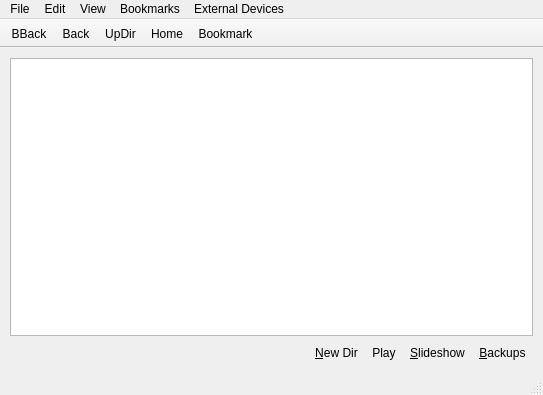
<?xml version="1.0" encoding="UTF-8"?>
<ui version="4.0">
 <class>MainUI</class>
 <widget class="QMainWindow" name="MainUI">
  <property name="geometry">
   <rect>
    <x>0</x>
    <y>0</y>
    <width>543</width>
    <height>395</height>
   </rect>
  </property>
  <property name="windowTitle">
   <string>Insight</string>
  </property>
  <widget class="QWidget" name="centralwidget">
   <layout class="QHBoxLayout" name="horizontalLayout_2">
    <property name="margin">
     <number>1</number>
    </property>
    <item>
     <widget class="QStackedWidget" name="stackedWidget">
      <property name="currentIndex">
       <number>0</number>
      </property>
      <widget class="QWidget" name="page_browser">
       <layout class="QGridLayout" name="gridLayout">
        <item row="0" column="0">
         <layout class="QVBoxLayout" name="verticalLayout_browser">
          <item>
           <widget class="QTreeView" name="tree_dir_view">
            <property name="selectionMode">
             <enum>QAbstractItemView::ExtendedSelection</enum>
            </property>
           </widget>
          </item>
          <item>
           <layout class="QHBoxLayout" name="horizontalLayout_4">
            <property name="spacing">
             <number>0</number>
            </property>
            <item>
             <widget class="QLabel" name="label_dir_stats">
              <property name="sizePolicy">
               <sizepolicy hsizetype="Preferred" vsizetype="Preferred">
                <horstretch>0</horstretch>
                <verstretch>0</verstretch>
               </sizepolicy>
              </property>
              <property name="font">
               <font>
                <weight>75</weight>
                <bold>true</bold>
               </font>
              </property>
              <property name="text">
               <string notr="true"/>
              </property>
             </widget>
            </item>
            <item>
             <widget class="QToolButton" name="tool_addToDir">
              <property name="text">
               <string notr="true">&amp;New Dir</string>
              </property>
              <property name="shortcut">
               <string>Ctrl+N</string>
              </property>
              <property name="popupMode">
               <enum>QToolButton::InstantPopup</enum>
              </property>
              <property name="toolButtonStyle">
               <enum>Qt::ToolButtonTextBesideIcon</enum>
              </property>
              <property name="autoRaise">
               <bool>true</bool>
              </property>
             </widget>
            </item>
            <item>
             <widget class="QToolButton" name="tool_goToPlayer">
              <property name="toolTip">
               <string>Open Multimedia Player</string>
              </property>
              <property name="text">
               <string>Play</string>
              </property>
              <property name="toolButtonStyle">
               <enum>Qt::ToolButtonTextBesideIcon</enum>
              </property>
              <property name="autoRaise">
               <bool>true</bool>
              </property>
             </widget>
            </item>
            <item>
             <widget class="QToolButton" name="tool_goToImages">
              <property name="toolTip">
               <string>View Slideshow</string>
              </property>
              <property name="text">
               <string>&amp;Slideshow</string>
              </property>
              <property name="shortcut">
               <string>Ctrl+S</string>
              </property>
              <property name="toolButtonStyle">
               <enum>Qt::ToolButtonTextBesideIcon</enum>
              </property>
              <property name="autoRaise">
               <bool>true</bool>
              </property>
             </widget>
            </item>
            <item>
             <widget class="QToolButton" name="tool_goToRestore">
              <property name="toolTip">
               <string>Restore File(s)</string>
              </property>
              <property name="text">
               <string>&amp;Backups</string>
              </property>
              <property name="shortcut">
               <string>Ctrl+B</string>
              </property>
              <property name="toolButtonStyle">
               <enum>Qt::ToolButtonTextBesideIcon</enum>
              </property>
              <property name="autoRaise">
               <bool>true</bool>
              </property>
             </widget>
            </item>
           </layout>
          </item>
         </layout>
        </item>
       </layout>
      </widget>
      <widget class="QWidget" name="page_audioPlayer">
       <layout class="QHBoxLayout" name="horizontalLayout">
        <item>
         <layout class="QVBoxLayout" name="verticalLayout_4">
          <item>
           <widget class="QLabel" name="label_2">
            <property name="font">
             <font>
              <weight>75</weight>
              <bold>true</bold>
             </font>
            </property>
            <property name="text">
             <string>Playlist</string>
            </property>
           </widget>
          </item>
          <item>
           <widget class="QListWidget" name="listWidget"/>
          </item>
          <item>
           <widget class="QCheckBox" name="checkBox">
            <property name="text">
             <string>Go to Next</string>
            </property>
           </widget>
          </item>
         </layout>
        </item>
        <item>
         <layout class="QVBoxLayout" name="verticalLayout_3">
          <item>
           <widget class="QLabel" name="label">
            <property name="text">
             <string>TextLabel</string>
            </property>
           </widget>
          </item>
          <item>
           <layout class="QHBoxLayout" name="horizontalLayout_6">
            <item>
             <widget class="QToolButton" name="toolButton_2">
              <property name="text">
               <string>...</string>
              </property>
             </widget>
            </item>
            <item>
             <widget class="QToolButton" name="toolButton">
              <property name="text">
               <string>...</string>
              </property>
             </widget>
            </item>
           </layout>
          </item>
         </layout>
        </item>
       </layout>
      </widget>
      <widget class="QWidget" name="page_image_view">
       <layout class="QVBoxLayout" name="verticalLayout">
        <item>
         <widget class="QLabel" name="label_image">
          <property name="sizePolicy">
           <sizepolicy hsizetype="Expanding" vsizetype="Expanding">
            <horstretch>0</horstretch>
            <verstretch>0</verstretch>
           </sizepolicy>
          </property>
          <property name="styleSheet">
           <string notr="true">QLabel{ background: grey; }</string>
          </property>
          <property name="frameShape">
           <enum>QFrame::StyledPanel</enum>
          </property>
          <property name="frameShadow">
           <enum>QFrame::Raised</enum>
          </property>
          <property name="text">
           <string notr="true"/>
          </property>
          <property name="scaledContents">
           <bool>false</bool>
          </property>
          <property name="alignment">
           <set>Qt::AlignCenter</set>
          </property>
         </widget>
        </item>
        <item>
         <layout class="QHBoxLayout" name="horizontalLayout_3">
          <item>
           <spacer name="horizontalSpacer">
            <property name="orientation">
             <enum>Qt::Horizontal</enum>
            </property>
            <property name="sizeHint" stdset="0">
             <size>
              <width>40</width>
              <height>20</height>
             </size>
            </property>
           </spacer>
          </item>
          <item>
           <widget class="QToolButton" name="tool_image_goBegin">
            <property name="focusPolicy">
             <enum>Qt::NoFocus</enum>
            </property>
            <property name="toolTip">
             <string>Go to Beginning</string>
            </property>
            <property name="text">
             <string>...</string>
            </property>
            <property name="shortcut">
             <string>Shift+Left</string>
            </property>
           </widget>
          </item>
          <item>
           <widget class="QToolButton" name="tool_image_goPrev">
            <property name="focusPolicy">
             <enum>Qt::NoFocus</enum>
            </property>
            <property name="toolTip">
             <string>Go to Previous</string>
            </property>
            <property name="text">
             <string>...</string>
            </property>
            <property name="shortcut">
             <string>Left</string>
            </property>
           </widget>
          </item>
          <item>
           <widget class="Line" name="line">
            <property name="sizePolicy">
             <sizepolicy hsizetype="Expanding" vsizetype="Fixed">
              <horstretch>0</horstretch>
              <verstretch>0</verstretch>
             </sizepolicy>
            </property>
            <property name="orientation">
             <enum>Qt::Horizontal</enum>
            </property>
           </widget>
          </item>
          <item>
           <widget class="QComboBox" name="combo_image_name">
            <property name="font">
             <font>
              <weight>75</weight>
              <bold>true</bold>
             </font>
            </property>
            <property name="focusPolicy">
             <enum>Qt::StrongFocus</enum>
            </property>
            <property name="frame">
             <bool>true</bool>
            </property>
            <item>
             <property name="text">
              <string>File Name</string>
             </property>
            </item>
           </widget>
          </item>
          <item>
           <widget class="QLabel" name="label_image_index">
            <property name="text">
             <string notr="true">1/10</string>
            </property>
            <property name="alignment">
             <set>Qt::AlignCenter</set>
            </property>
           </widget>
          </item>
          <item>
           <widget class="Line" name="line_2">
            <property name="sizePolicy">
             <sizepolicy hsizetype="Expanding" vsizetype="Fixed">
              <horstretch>0</horstretch>
              <verstretch>0</verstretch>
             </sizepolicy>
            </property>
            <property name="orientation">
             <enum>Qt::Horizontal</enum>
            </property>
           </widget>
          </item>
          <item>
           <widget class="QToolButton" name="tool_image_goNext">
            <property name="focusPolicy">
             <enum>Qt::NoFocus</enum>
            </property>
            <property name="toolTip">
             <string>Go to Next</string>
            </property>
            <property name="text">
             <string>...</string>
            </property>
            <property name="shortcut">
             <string>Right</string>
            </property>
           </widget>
          </item>
          <item>
           <widget class="QToolButton" name="tool_image_goEnd">
            <property name="focusPolicy">
             <enum>Qt::NoFocus</enum>
            </property>
            <property name="toolTip">
             <string>Go to End</string>
            </property>
            <property name="text">
             <string>...</string>
            </property>
            <property name="shortcut">
             <string>Shift+Right</string>
            </property>
           </widget>
          </item>
          <item>
           <spacer name="horizontalSpacer_2">
            <property name="orientation">
             <enum>Qt::Horizontal</enum>
            </property>
            <property name="sizeHint" stdset="0">
             <size>
              <width>40</width>
              <height>20</height>
             </size>
            </property>
           </spacer>
          </item>
         </layout>
        </item>
       </layout>
      </widget>
      <widget class="QWidget" name="page_zfs">
       <layout class="QVBoxLayout" name="verticalLayout_6">
        <item>
         <layout class="QHBoxLayout" name="horizontalLayout_7">
          <item>
           <widget class="QToolButton" name="tool_zfs_prevSnap">
            <property name="focusPolicy">
             <enum>Qt::NoFocus</enum>
            </property>
            <property name="text">
             <string>Older</string>
            </property>
            <property name="shortcut">
             <string>Left</string>
            </property>
            <property name="toolButtonStyle">
             <enum>Qt::ToolButtonTextUnderIcon</enum>
            </property>
           </widget>
          </item>
          <item>
           <layout class="QVBoxLayout" name="verticalLayout_5">
            <item>
             <widget class="QSlider" name="slider_zfs_snapshot">
              <property name="focusPolicy">
               <enum>Qt::NoFocus</enum>
              </property>
              <property name="maximum">
               <number>20</number>
              </property>
              <property name="orientation">
               <enum>Qt::Horizontal</enum>
              </property>
              <property name="tickPosition">
               <enum>QSlider::TicksAbove</enum>
              </property>
              <property name="tickInterval">
               <number>1</number>
              </property>
             </widget>
            </item>
            <item>
             <widget class="QLabel" name="label_zfs_snap">
              <property name="text">
               <string notr="true">Snapshot</string>
              </property>
              <property name="alignment">
               <set>Qt::AlignCenter</set>
              </property>
             </widget>
            </item>
           </layout>
          </item>
          <item>
           <widget class="QToolButton" name="tool_zfs_nextSnap">
            <property name="focusPolicy">
             <enum>Qt::NoFocus</enum>
            </property>
            <property name="text">
             <string>Newer</string>
            </property>
            <property name="shortcut">
             <string>Right</string>
            </property>
            <property name="toolButtonStyle">
             <enum>Qt::ToolButtonTextUnderIcon</enum>
            </property>
           </widget>
          </item>
         </layout>
        </item>
        <item>
         <widget class="QTreeView" name="tree_zfs_dir">
          <property name="focusPolicy">
           <enum>Qt::StrongFocus</enum>
          </property>
          <property name="selectionMode">
           <enum>QAbstractItemView::ExtendedSelection</enum>
          </property>
          <property name="selectionBehavior">
           <enum>QAbstractItemView::SelectRows</enum>
          </property>
          <property name="rootIsDecorated">
           <bool>false</bool>
          </property>
          <property name="itemsExpandable">
           <bool>false</bool>
          </property>
          <property name="sortingEnabled">
           <bool>true</bool>
          </property>
          <property name="expandsOnDoubleClick">
           <bool>false</bool>
          </property>
         </widget>
        </item>
        <item>
         <layout class="QHBoxLayout" name="horizontalLayout_8">
          <item>
           <widget class="QToolButton" name="tool_zfs_restoreItem">
            <property name="toolTip">
             <string>Restore Selected Item</string>
            </property>
            <property name="text">
             <string>&amp;Restore Selection</string>
            </property>
            <property name="shortcut">
             <string>Ctrl+R</string>
            </property>
            <property name="toolButtonStyle">
             <enum>Qt::ToolButtonTextBesideIcon</enum>
            </property>
           </widget>
          </item>
          <item>
           <spacer name="horizontalSpacer_3">
            <property name="orientation">
             <enum>Qt::Horizontal</enum>
            </property>
            <property name="sizeHint" stdset="0">
             <size>
              <width>40</width>
              <height>20</height>
             </size>
            </property>
           </spacer>
          </item>
          <item>
           <widget class="QCheckBox" name="check_zfs_overwrite">
            <property name="text">
             <string>&amp;Overwrite Existing Files</string>
            </property>
            <property name="shortcut">
             <string>Ctrl+O</string>
            </property>
           </widget>
          </item>
         </layout>
        </item>
       </layout>
      </widget>
     </widget>
    </item>
   </layout>
  </widget>
  <widget class="QMenuBar" name="menubar">
   <property name="geometry">
    <rect>
     <x>0</x>
     <y>0</y>
     <width>543</width>
     <height>20</height>
    </rect>
   </property>
   <widget class="QMenu" name="menuFile">
    <property name="title">
     <string>File</string>
    </property>
    <addaction name="actionNew_Tab"/>
    <addaction name="separator"/>
    <addaction name="actionClose"/>
   </widget>
   <widget class="QMenu" name="menuEdit">
    <property name="title">
     <string>Edit</string>
    </property>
    <addaction name="action_Preferences"/>
   </widget>
   <widget class="QMenu" name="menuView">
    <property name="title">
     <string>View</string>
    </property>
    <addaction name="actionView_Hidden_Files"/>
   </widget>
   <widget class="QMenu" name="menuBookmarks">
    <property name="title">
     <string>Bookmarks</string>
    </property>
    <addaction name="actionManage_Bookmarks"/>
   </widget>
   <widget class="QMenu" name="menuExternal_Devices">
    <property name="title">
     <string>External Devices</string>
    </property>
    <addaction name="actionScan"/>
    <addaction name="separator"/>
   </widget>
   <addaction name="menuFile"/>
   <addaction name="menuEdit"/>
   <addaction name="menuView"/>
   <addaction name="menuBookmarks"/>
   <addaction name="menuExternal_Devices"/>
  </widget>
  <widget class="QStatusBar" name="statusbar"/>
  <widget class="QToolBar" name="toolBar">
   <property name="windowTitle">
    <string>toolBar</string>
   </property>
   <property name="movable">
    <bool>false</bool>
   </property>
   <property name="floatable">
    <bool>false</bool>
   </property>
   <attribute name="toolBarArea">
    <enum>TopToolBarArea</enum>
   </attribute>
   <attribute name="toolBarBreak">
    <bool>false</bool>
   </attribute>
   <addaction name="actionBackToBrowser"/>
   <addaction name="actionBack"/>
   <addaction name="actionUpDir"/>
   <addaction name="actionHome"/>
   <addaction name="actionBookMark"/>
  </widget>
  <action name="actionNew_Tab">
   <property name="text">
    <string>New &amp;Tab</string>
   </property>
   <property name="shortcut">
    <string>Ctrl+T</string>
   </property>
  </action>
  <action name="actionClose">
   <property name="text">
    <string>E&amp;xit</string>
   </property>
   <property name="shortcut">
    <string>Ctrl+Q</string>
   </property>
  </action>
  <action name="action_Preferences">
   <property name="text">
    <string>&amp;Preferences</string>
   </property>
  </action>
  <action name="actionUpDir">
   <property name="text">
    <string>UpDir</string>
   </property>
   <property name="toolTip">
    <string>Go up one directory</string>
   </property>
   <property name="shortcut">
    <string>Alt+Up</string>
   </property>
  </action>
  <action name="actionHome">
   <property name="text">
    <string>&amp;Home</string>
   </property>
   <property name="toolTip">
    <string>Go to your home directory</string>
   </property>
   <property name="shortcut">
    <string>Alt+H</string>
   </property>
  </action>
  <action name="actionView_Hidden_Files">
   <property name="checkable">
    <bool>true</bool>
   </property>
   <property name="checked">
    <bool>true</bool>
   </property>
   <property name="text">
    <string>Show Hidden Files</string>
   </property>
  </action>
  <action name="actionBack">
   <property name="text">
    <string>Back</string>
   </property>
   <property name="toolTip">
    <string>Back to directory</string>
   </property>
   <property name="shortcut">
    <string>Alt+Left</string>
   </property>
  </action>
  <action name="actionBookMark">
   <property name="text">
    <string>Bookmark</string>
   </property>
   <property name="toolTip">
    <string>Bookmark this directory</string>
   </property>
   <property name="shortcut">
    <string>Ctrl+D</string>
   </property>
  </action>
  <action name="actionScan">
   <property name="text">
    <string>Scan for Devices</string>
   </property>
  </action>
  <action name="actionBackToBrowser">
   <property name="text">
    <string notr="true">BBack</string>
   </property>
   <property name="iconText">
    <string notr="true">BBack</string>
   </property>
   <property name="toolTip">
    <string>Back to the system</string>
   </property>
   <property name="shortcut">
    <string>Alt+Left</string>
   </property>
  </action>
  <action name="actionManage_Bookmarks">
   <property name="enabled">
    <bool>false</bool>
   </property>
   <property name="text">
    <string>Manage Bookmarks</string>
   </property>
   <property name="whatsThis">
    <string notr="true"/>
   </property>
  </action>
 </widget>
 <resources/>
 <connections/>
</ui>
